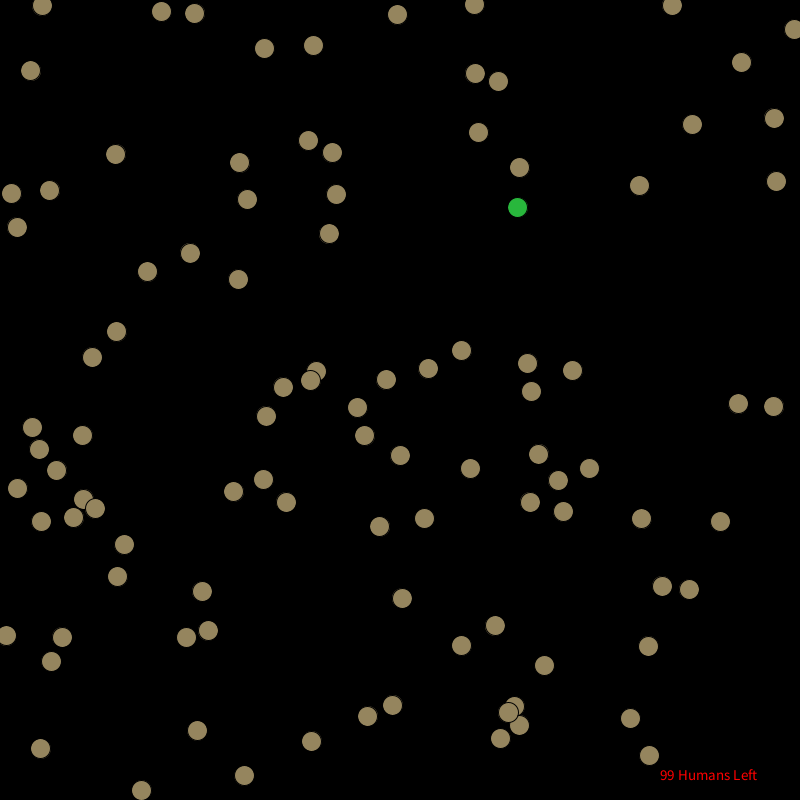
Frame 1 (no input)
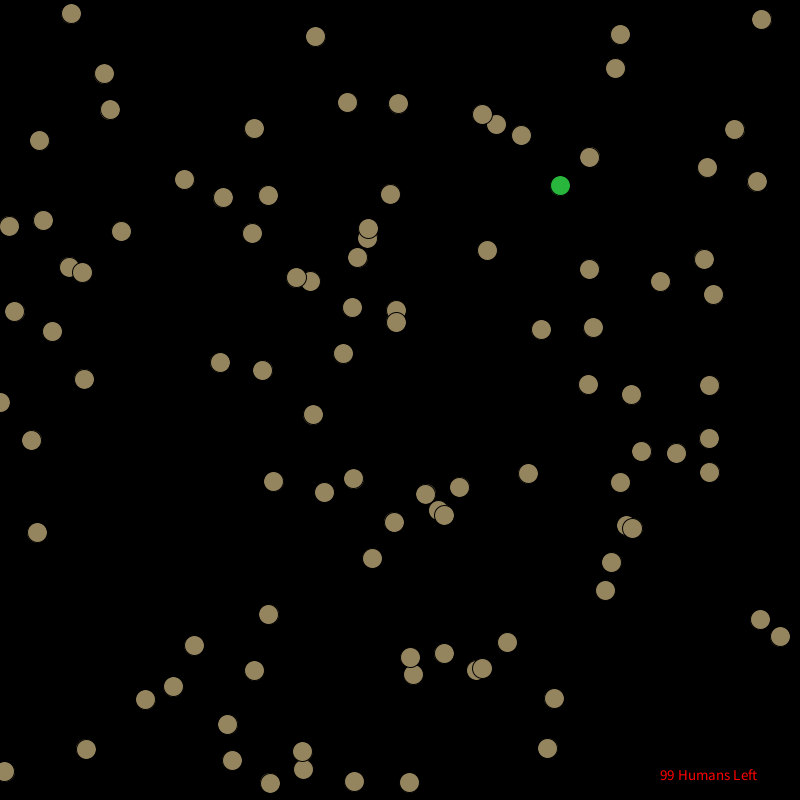
Frame 60 (the mouse pressed at the canvas centre just before this capture)
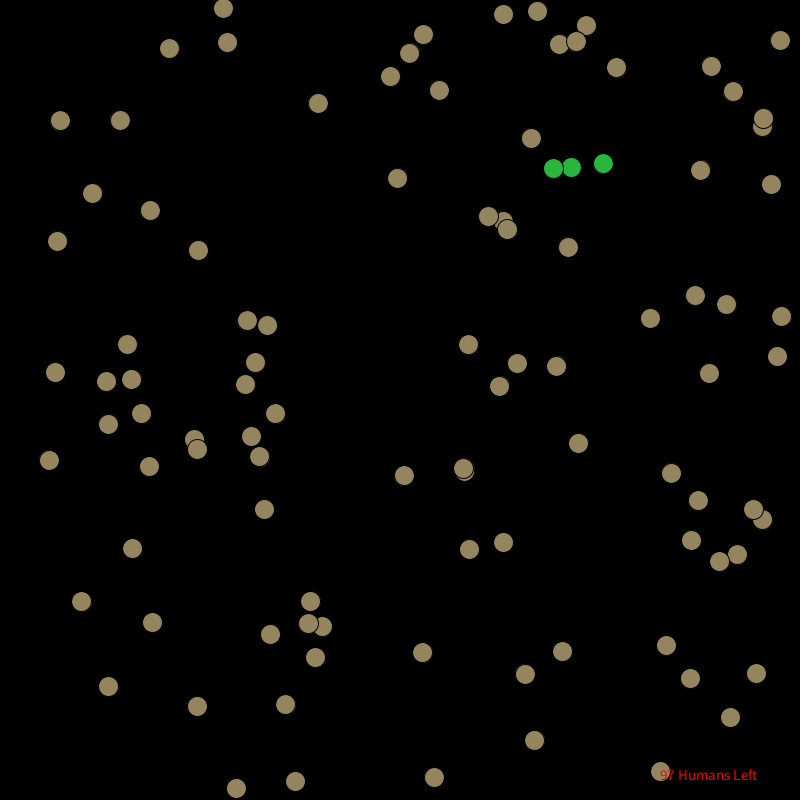
Frame 120 (the mouse held since frame 60 and released just before this capture)

The Processing sketch that drew these frames (run headless with seeded random() and noise(); from frame 60 on, the mouse is pressed at the canvas centre):

// Processing sketch: main
// ── main.pde
CharacterManager characterManager;

public void setup()
{
	size(800, 800);
	characterManager = new CharacterManager(100);
}

void draw()
{
	characterManager.update();
	characterManager.draw();
}
// ── Character.pde
class Character
{
    // 
    PVector position;
    PVector velocity;

    int size = 20;

    // costruktor som skapar random fart och riktning på characters
    public  Character()
    {
        position = new PVector();
        position.x = random(0, width);
        position.y = random(0, height);

        velocity = new PVector();
        velocity.x = random(10) - 5;
        velocity.y = random(10) - 5;
    }

    // construktor som skapar random fart och riktning på characters
    public Character(float x, float y)
    {
        position = new PVector(x, y);

        velocity = new PVector(x, y);
        velocity.x = random(10) - 5;
        velocity.y = random(10) - 5;
    }

    // construktor som skiljer på humans och zombies
    public Character(float x, float y, float vx, float vy)
    {
        position = new PVector(x, y);

        velocity = new PVector(vx, vy);
        //velocity.x = vx;
        //velocity.y = vy;
    }

    // Funktion som gör att Humans och Zombies inte stutsar på sidorna
    // och stutsar bara uppe och nere
    void update()
    {
        position.x += velocity.x;
        position.y += velocity.y;

        if(position.x > width)
        {
            position.x = 0;
        }

        else if (position.x < 0) 
        {
            position.x = width;    
        }

        else if ((position.y > height) || (position.y < 0)) 
        {
            velocity.y *= - 1;
        }
    }

    // Funktion som ritar ut alla Karaktärerna
    void draw()
    {
        fill(149, 133, 94);
        ellipse(position.x, position.y, size, size);
    }
}

// ── CharacterManager.pde
class CharacterManager

{
	Character[] characters;
	int numberOfCharacters;
	int zombiesAllover;
	int s;
	int humanLeft = 99;

	// körs för att skapa 99 humans och 1 zombie som start
	CharacterManager (int amount)
	{
		characters = new Character[amount];

		for (int i = 0; i < characters.length; i++)
		{

			//numberOfCharacters++;
			if (i > 0 && i < characters.length)
			{
				characters[i] = new Human();
			}
			else
			{
				characters[0] = new Zombie();
			}

		}
	}

	// Körs tills villkoren är uppfyllda
	void draw()
	{
		background(0, 0, 0, 0);

		if(zombiesAllover < 99)
		{
			s = millis();

			// Kontrollerar alla characters
			for (int i = 0; i < characters.length; i++)
			{

				if (characters[i] instanceof Zombie)
				{

					// Kontrollerar om zombie är tillräckligt nära en human
					for (int j = 0; j < characters.length; j++) 
					{
						boolean hasCollided = collision (characters[j].position.x,
														 characters[j].position.y,
														 characters[j].size / 2,

														 characters[i].position.x,
														 characters[i].position.y,
														 characters[i].size / 2);

						// Om zombie har tagit human förvandlas den till zombie
						if (hasCollided && characters[j] instanceof Human)
						{
							numberOfCharacters++;
							zombiesAllover++;
							humanLeft--;

							characters[j] = new Zombie(characters[j].position.x, 
													   characters[j].position.y,
													   characters[j].velocity.x,
													   characters[j].velocity.y);
						}

					}

				}

			}

			for (int i = 0; i < characters.length; i++) 
			{

				if (numberOfCharacters < 99)
				{
					characters[i].draw();
				}

			}

		}
		else
		{
			gameOver();
		}

		textSize(15);
		fill(255, 0, 0);
		text (humanLeft + " Humans Left", 660, 780);
	}	

	void update()
	{

		for (int i = 0; i < characters.length; i++)
		{
			characters[i].update();
		}

	}

	void gameOver()
    {
        background (0, 0, 0, 0);
        textSize (40);
        fill (255, 0, 0);
        textAlign(CENTER, CENTER);
        text ("Game Over!", width / 2, height / 2);
        textSize (20);
        fill (0, 255, 0);
        textAlign(CENTER, 550);
        text ("Zombies took over the world in \n" + s * 0.001 + " seconds", width / 2, 450);
    }
}



// ── Human.pde
class Human extends Character
{
	public Human()
	{
		super();
	}

	public Human(float x, float y)
	{
		super(x, y);
	}
}
// ── Zombie.pde
class Zombie extends Character

{
	// Alla Zombier får random fart och riktning
	public Zombie()
	{
		super();
		velocity.x = random(-1, 1);
		velocity.y = random(-1, 1);
	}

	public Zombie(float x, float y)
	{
		super(x, y);
		velocity.x = random(-1, 1);
		velocity.y = random(-1, 1);
	}

	// När Zombie tar Human blir riktning och fart på zombie random, farten minskar.
	public Zombie(float x, float y, float vx, float vy)
	{
		super(x, y, vx, vy);
		velocity.x = random(-1, 1);
		velocity.y = random(-1, 1);
	}

	void draw()
	{
		fill(40, 183, 60);
		ellipse(position.x, position.y, size, size);
	}
}

// ── collision.pde

	// Räknar ut avstånd mellan Zombie och human
	boolean collision(float x1, float y1, int size1, float x2, float y2, int size2)
	{
		int maxDistance = size1 + size2;

		if(abs(x1 - x2) > maxDistance || abs(y1 - y2) > maxDistance)
		{
			return false;
		} 
		else if(dist(x1, y1, x2, y2) > maxDistance)
		{
			return false;
		}
		else 
		{
			return true;	
		}
	}
